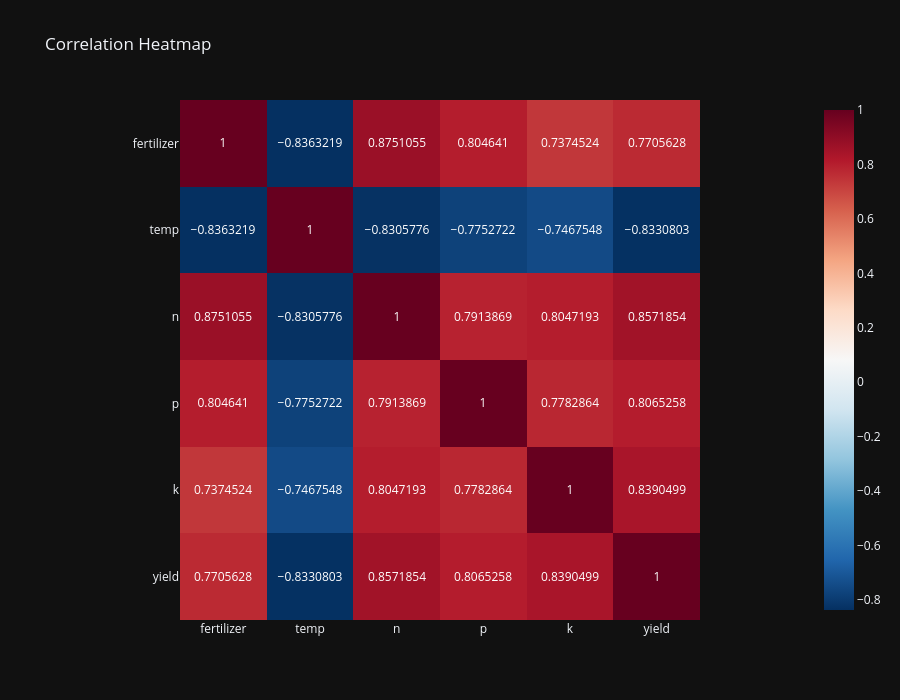

The notebook cell saved with this chart:
### Code cell
import plotly.express as px

cols = ['fertilizer', 'temp', 'n', 'p', 'k', 'yield']
corr = df[cols].corr()

fig = px.imshow(
    corr,
    text_auto=True,
    color_continuous_scale='RdBu_r',
    title="Correlation Heatmap"
)

fig.update_layout(
    width=900,     # increase width
    height=700,    # increase height
    template='plotly_dark'
)

fig.show()

### Figure 1 — Plotly figure (JSON) as saved in the notebook; plotly's stock layout.template omitted (floating-point values rounded to 4 significant figures)
{"data": [{"coloraxis": "coloraxis", "hovertemplate": "x: %{x}<br>y: %{y}<br>color: %{z}<extra></extra>", "name": "0", "texttemplate": "%{z}", "type": "heatmap", "x": ["fertilizer", "temp", "n", "p", "k", "yield"], "xaxis": "x", "y": ["fertilizer", "temp", "n", "p", "k", "yield"], "yaxis": "y", "z": [[1.0, -0.8363, 0.8751, 0.8046, 0.7375, 0.7706], [-0.8363, 1.0, -0.8306, -0.7753, -0.7468, -0.8331], [0.8751, -0.8306, 1.0, 0.7914, 0.8047, 0.8572], [0.8046, -0.7753, 0.7914, 1.0, 0.7783, 0.8065], [0.7375, -0.7468, 0.8047, 0.7783, 1.0, 0.839], [0.7706, -0.8331, 0.8572, 0.8065, 0.839, 1.0]]}], "layout": {"coloraxis": {"colorscale": [[0, "rgb(5,48,97)"], [0.1, "rgb(33,102,172)"], [0.2, "rgb(67,147,195)"], [0.3, "rgb(146,197,222)"], [0.4, "rgb(209,229,240)"], [0.5, "rgb(247,247,247)"], [0.6, "rgb(253,219,199)"], [0.7, "rgb(244,165,130)"], [0.8, "rgb(214,96,77)"], [0.9, "rgb(178,24,43)"], [1, "rgb(103,0,31)"]]}, "height": 700, "title": {"text": "Correlation Heatmap"}, "width": 900, "xaxis": {"anchor": "y", "constrain": "domain", "domain": [0, 1], "scaleanchor": "y"}, "yaxis": {"anchor": "x", "autorange": "reversed", "constrain": "domain", "domain": [0, 1]}}}
